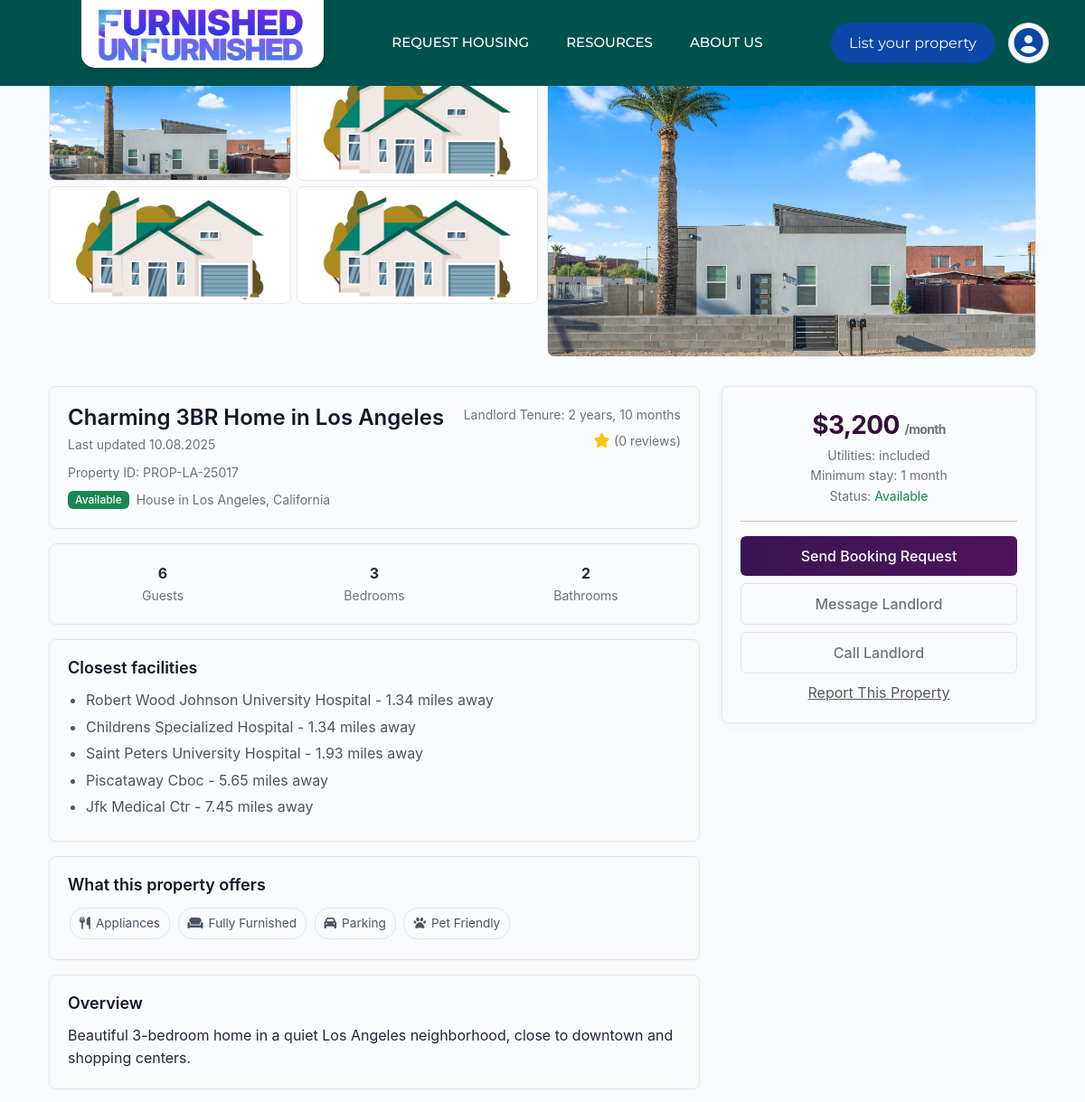
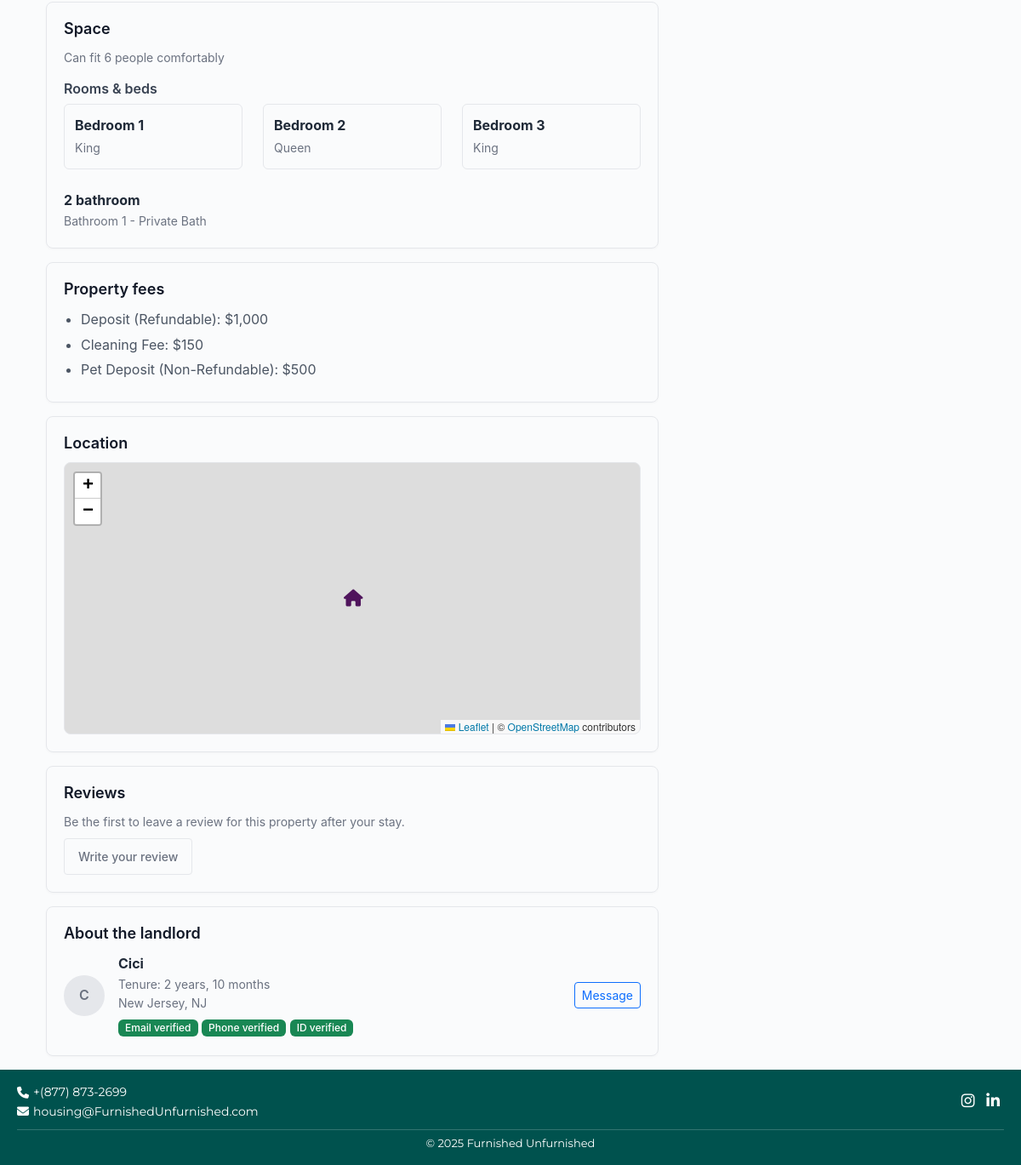
/view_property.php?property_code=PROP-LA-25017, run on the app's committed database (2 pictures, top to bottom).
### tables this page shows
CREATE TABLE `property_images` (
  `id` int(11) NOT NULL,
  `property_code` varchar(50) NOT NULL,
  `image_path` varchar(255) NOT NULL,
  `image_order` int(11) DEFAULT 0,
  `uploaded_at` timestamp NOT NULL DEFAULT current_timestamp()
);

CREATE TABLE `property` (
  `intake_id` int(11) NOT NULL,
  `account_number` varchar(50) NOT NULL,
  `street` varchar(255) DEFAULT NULL,
  `barangay` varchar(255) DEFAULT NULL,
  `city` varchar(255) DEFAULT NULL,
  `province` varchar(255) DEFAULT NULL,
  `postal_code` varchar(20) DEFAULT NULL,
  `beds` int(11) DEFAULT 0,
  `baths` int(11) DEFAULT 0,
  `bedrooms` int(12) DEFAULT NULL,
  `guests` int(12) DEFAULT NULL,
  `levels` int(11) DEFAULT 1,
  `property_type` varchar(100) DEFAULT NULL,
  `place_access_type` enum('Entire place','Private room','Shared room') DEFAULT NULL,
  `available_on` date DEFAULT NULL,
  `casita_inlaw_suite` enum('Yes','No') DEFAULT 'No',
  `furnishing` enum('Fully Furnished','Partially Furnished','Unfurnished') DEFAULT NULL,
  `bed_sizes` varchar(255) DEFAULT NULL,
  `insurance_provides_kitchenwares` enum('Yes','No') DEFAULT 'No',
  `appliances` varchar(255) DEFAULT NULL,
  `parking_spaces` int(11) DEFAULT 0,
  `parking_description` varchar(255) DEFAULT NULL,
  `utilities` longtext DEFAULT NULL CHECK (json_valid(`utilities`)),
  `pets_allowed` enum('Yes','No','Maybe') DEFAULT NULL,
  `monthly_rent` decimal(10,2) DEFAULT NULL,
  `security_deposit` decimal(10,2) DEFAULT NULL,
  `move_in_fees` enum('Cleaning Fee','Pet Fee','Other') DEFAULT NULL,
  `application_needed` enum('Yes','No') DEFAULT 'No',
  `renters_insurance_required` enum('Yes','No') DEFAULT 'No',
  `application_fee` decimal(10,2) DEFAULT NULL,
  `ntv_days` int(11) DEFAULT 30,
  `description` text DEFAULT NULL,
  `date_created` timestamp NOT NULL DEFAULT current_timestamp(),
  `property_code` varchar(25) NOT NULL,
  `latitude` decimal(10,8) DEFAULT NULL,
  `longitude` decimal(11,8) DEFAULT NULL,
  `property_title` varchar(255) NOT NULL,
  `is_approve` tinyint(1) DEFAULT 0
);

### view_property.php (the view, shortened to what this page needs)
<?php
include "includes/db.php";
$propertyCode = isset($_GET['property_code']) ? $_GET['property_code'] : (isset($_GET['intake_id']) ? $_GET['intake_id'] : '');
$property = null;
$images = [];
$amenities = [];
if (!empty($propertyCode)) {
    $sql = "SELECT * FROM property WHERE property_code = ? OR intake_id = ? OR account_number = ? LIMIT 1";
    $stmt = $conn->prepare($sql);
    $stmt->bind_param("sss", $propertyCode, $propertyCode, $propertyCode);
    $stmt->execute();
    $res = $stmt->get_result();
    if ($res && $res->num_rows > 0) {
        $property = $res->fetch_assoc();
    }
}
if ($property) {
    $imgSql = "SELECT * FROM property_images WHERE property_code = ? ORDER BY image_order ASC, id ASC";
    $imgStmt = $conn->prepare($imgSql);
    $imgStmt->bind_param("s", $property['property_code']);
    $imgStmt->execute();
    $imgRes = $imgStmt->get_result();
    while ($r = $imgRes->fetch_assoc()) {
        $images[] = $r;
    }
}
?>
<!doctype html>
<html lang="en">
<head>
  <link href="https://cdn.jsdelivr.net/npm/bootstrap@5.3.0/dist/css/bootstrap.min.css" rel="stylesheet">
  <link href="https://cdnjs.cloudflare.com/ajax/libs/font-awesome/6.5.0/css/all.min.css" rel="stylesheet">
  <link rel="stylesheet" href="https://unpkg.com/leaflet@1.9.4/dist/leaflet.css" />
</head>
<body>
  <div class="nav-desktop"><?php include 'navbar.php'; ?></div>
  <div class="nav-mobile"><?php include 'nav-mobile.php'; ?></div>
  <div class="container page-container">
    <?php if (!$property): ?>
      <div class="alert alert-warning">No property found. Pass <code>?property_code=...</code> in the URL.</div>
    <?php else: ?>
    <div class="images-grid">
      <div class="images-left">
        <?php
          for ($i = 0; $i < 4; $i++):
            $imgSrc = isset($images[$i]) && !empty($images[$i]['image_path']) ? $images[$i]['image_path'] : 'uploads/default-property.image.jpg';
        ?>
          <div><img src="<?php echo htmlspecialchars($imgSrc); ?>" alt="property-image-<?php echo $i; ?>" loading="lazy"></div>
        <?php endfor; ?>
      </div>
      <div class="images-right">
        <?php
          $rightImg = isset($images[4]) && !empty($images[4]['image_path']) ? $images[4]['image_path'] : (isset($images[0]) ? $images[0]['image_path'] : 'uploads/default-property.image.jpg');
        ?>
        <img src="<?php echo htmlspecialchars($rightImg); ?>" alt="property-main-image" loading="lazy">
      </div>
    </div>
    <div class="row g-4">
      <div class="col-lg-8">
        <div class="content-card">
          <div class="d-flex justify-content-between align-items-start">
            <div class="flex-grow-1">
              <h2 class="mb-1"><?php echo htmlspecialchars($property['property_title'] ?: 'Property Title'); ?></h2>
              <div class="meta-small mb-2">Last updated <?php echo !empty($property['date_created']) ? date('m.d.Y', strtotime($property['date_created'])) : date('m.d.Y'); ?></div>
              <div class="muted mb-2">Property ID: <?php echo htmlspecialchars($property['property_code']); ?></div>
              <div class="d-flex align-items-center gap-2">
                <span class="badge bg-success">Available</span>
                <small class="muted">House in <?php echo htmlspecialchars($property['city'] . ', ' . $property['province']); ?></small>
              </div>
            </div>
            <div class="text-end ms-3">
              <div class="muted small">Landlord Tenure: 2 years, 10 months</div>
              <div class="mt-1"><i class="fas fa-star text-warning"></i> <small class="muted">(0 reviews)</small></div>
            </div>
          </div>
        </div>
        <div class="content-card">
          <div class="row text-center">
            <div class="col-4">
              <strong class="d-block"><?php echo htmlspecialchars($property['guests'] ?: '—'); ?></strong>
              <div class="muted small">Guests</div>
            </div>
            <div class="col-4">
              <strong class="d-block"><?php echo htmlspecialchars($property['bedrooms'] ?: $property['beds'] ?: '—'); ?></strong>
              <div class="muted small">Bedrooms</div>
            </div>
            <div class="col-4">
              <strong class="d-block"><?php echo htmlspecialchars($property['baths'] ?: '—'); ?></strong>
              <div class="muted small">Bathrooms</div>
            </div>
          </div>
        </div>
        <div class="content-card">
          <h5>Closest facilities</h5>
          <ul>
            <li>Robert Wood Johnson University Hospital - 1.34 miles away</li>
            <li>Childrens Specialized Hospital - 1.34 miles away</li>
            <li>Saint Peters University Hospital - 1.93 miles away</li>
            <li>Piscataway Cboc - 5.65 miles away</li>
            <li>Jfk Medical Ctr - 7.45 miles away</li>
          </ul>
        </div>
        <div class="content-card">
          <h5>What this property offers</h5>
          <div class="mt-2">
            <?php if (!empty($amenities)): ?>
              <?php foreach ($amenities as $am): ?>
                <span class="amenity-pill"><i class="fas fa-check text-success"></i> <?php echo htmlspecialchars($am['amenity_name']); ?></span>
              <?php endforeach; ?>
            <?php else: ?>
              <?php if (!empty($property['appliances'])): ?>
                <span class="amenity-pill"><i class="fas fa-utensils"></i> Appliances</span>
              <?php endif; ?>
              <?php if (!empty($property['furnishing']) && $property['furnishing'] !== 'Unfurnished'): ?>
                <span class="amenity-pill"><i class="fas fa-couch"></i> <?php echo htmlspecialchars($property['furnishing']); ?></span>
              <?php endif; ?>
              <?php if (!empty($property['parking_spaces'])): ?>
                <span class="amenity-pill"><i class="fas fa-car"></i> Parking</span>
              <?php endif; ?>
              <?php if (!empty($property['pets_allowed']) && strtolower($property['pets_allowed']) === 'yes'): ?>
                <span class="amenity-pill"><i class="fas fa-paw"></i> Pet Friendly</span>
              <?php endif; ?>
            <?php endif; ?>
          </div>
        </div>
        <div class="content-card">
          <h5>Overview</h5>
          <p class="mb-0"><?php echo nl2br(htmlspecialchars($property['description'] ?: 'No description available.')); ?></p>
        </div>
        <div id="rooms-anchor" class="content-card">
          <h5>Space</h5>
          <p class="muted mb-3">Can fit <?php echo htmlspecialchars($property['guests'] ?: '—'); ?> people comfortably</p>
          <h6>Rooms & beds</h6>
          <div class="row">
            <?php
              $bedCount = intval($property['bedrooms'] ?: $property['beds'] ?: 0);
              for ($i = 1; $i <= $bedCount; $i++):
            ?>
              <div class="col-md-4">
                <div class="room-card">
                  <strong class="d-block">Bedroom <?php echo $i; ?></strong>
                  <small class="muted">
                    <?php
                      if (!empty($property['bed_sizes'])) {
                          $sizes = explode(',', $property['bed_sizes']);
                          echo htmlspecialchars(trim($sizes[$i-1] ?? $sizes[0] ?? 'Queen Bed'));
                      } else {
                          echo ($i < 3) ? 'Queen Bed' : 'Double (Full) Bed';
                      }
                    ?>
                  </small>
                </div>
              </div>
            <?php endfor; ?>
          </div>
          <div class="mt-3">
            <strong><?php echo htmlspecialchars($property['baths'] ?: '1'); ?> bathroom</strong>
            <div class="muted">Bathroom 1 - Private Bath</div>
          </div>
        </div>
        <div id="fees-anchor" class="content-card">
          <h5>Property fees</h5>
          <ul>
            <?php
              $security_deposit = $property['security_deposit'] ?? null;
              $move_in_fees = $property['move_in_fees'] ?? null;
              $pet_deposit = $property['pet_deposit'] ?? null;
              function safe_number_format($value, $fallback = 0) {
                  return is_numeric($value) ? number_format((float)$value) : number_format((float)$fallback);
              }
              $hasFees = is_numeric($security_deposit) || is_numeric($move_in_fees) || is_numeric($pet_deposit);
              if ($hasFees) {
            ?>
              <li>Deposit (Refundable): $<?php echo htmlspecialchars(safe_number_format($security_deposit, 1700)); ?></li>
              <li>Cleaning Fee: $<?php echo htmlspecialchars(safe_number_format($move_in_fees, 150)); ?></li>
              <li>Pet Deposit (Non-Refundable): $<?php echo htmlspecialchars(safe_number_format($pet_deposit, 500)); ?></li>
            <?php } else { ?>
              <li>Deposit (Refundable): $2,000</li>
              <li>Cleaning Fee: $150</li>
              <li>Pet Deposit (Non-Refundable): $500</li>
            <?php } ?>
          </ul>
        </div>
        <div class="content-card">
          <h5>Location</h5>
          <div id="map"></div>
        </div>
        <div class="content-card">
          <h5>Reviews</h5>
          <p class="muted mb-2">Be the first to leave a review for this property after your stay.</p>
          <a href="#" class="btn btn-outline-secondary btn-sm">Write your review</a>
        </div>
        <div class="content-card">
          <h5>About the landlord</h5>
          <div class="d-flex align-items-center gap-3">
            <div style="width:48px;height:48px;border-radius:50%;background:#e5e7eb;display:flex;align-items:center;justify-content:center;font-weight:600;color:#6b7280;">C</div>
            <div class="flex-grow-1">
              <div class="fw-bold">Cici</div>
              <div class="muted small">Tenure: 2 years, 10 months</div>
              <div class="muted small">New Jersey, NJ</div>
              <div class="mt-1">
                <span class="badge bg-success">Email verified</span>
                <span class="badge bg-success">Phone verified</span>
                <span class="badge bg-success">ID verified</span>
              </div>
            </div>
            <div>
              <a href="#" class="btn btn-outline-primary btn-sm">Message</a>
            </div>
          </div>
        </div>
      </div>
      <div class="col-lg-4">
        <div id="booking-card" class="sticky-card">
          <div class="text-center mb-3">
            <div class="price">$<?php echo number_format($property['monthly_rent'] ?? 3600); ?> <small class="muted">/month</small></div>
            <div class="muted small">Utilities: <?php echo !empty($property['utilities']) ? htmlspecialchars($property['utilities']) : 'included'; ?></div>
            <div class="muted small">Minimum stay: 1 month</div>
            <div class="muted small">Status: <span class="text-success">Available</span></div>
          </div>
          <hr class="my-3">
          <div class="d-grid gap-2">
            <button class="btn btn-primary btn-primary-custom">Send Booking Request</button>
            <a href="#" class="btn btn-outline-secondary">Message Landlord</a>
            <a href="tel:<?php echo htmlspecialchars($property['account_number'] ?? ''); ?>" class="btn btn-outline-dark">Call Landlord</a>
            <button class="btn btn-link text-muted p-0 small">Report This Property</button>
          </div>
        </div>
      </div>
    </div>
    <?php endif; ?>
  </div>
  <?php include 'footer.php'; ?>
</body>
</html>

### footer.php (style rules this page uses)
html, body { height: 100%; margin: 0; padding: 0; }
body { display: flex; flex-direction: column; min-height: 100vh; position: relative; }

### data on the page
property_images: image_path (picture)
property: property_title "Charming 3BR Home in Los Angeles", date_created "10.08.2025", property_code "PROP-LA-25017", city+province "Los Angeles, California", guests "6", bedrooms "3", baths "2", furnishing "Fully Furnished", description "Beautiful 3-bedroom home in a quiet Los Angeles neighborhood, close to downtown and shopping centers.", bed_sizes "King", bed_sizes "Queen", security_deposit "1,000", move_in_fees "150", monthly_rent "3,200"

### other printed values
safe_number_format($pet_deposit, 500) "500"
